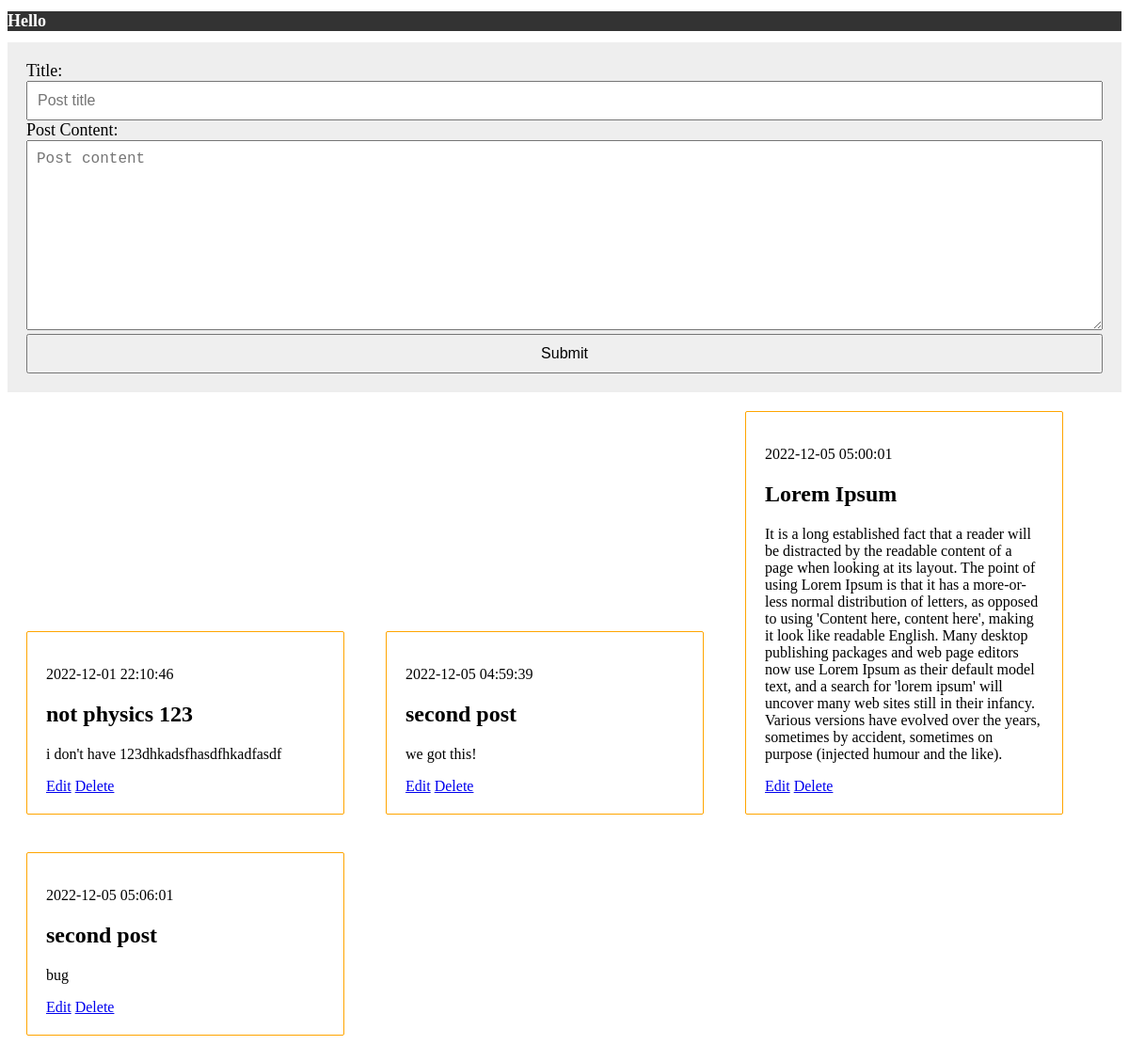
The page / on the database its author committed.
### tables this page shows
CREATE TABLE posts (
    id INTEGER PRIMARY KEY AUTOINCREMENT,
    created TIMESTAMP NOT NULL DEFAULT CURRENT_TIMESTAMP,
    title TEXT NOT NULL,
    content TEXT NOT NULL
);

### app.py (the view)
@app.route("/")
def index():
    conn = get_db_connection()
    posts = conn.execute('SELECT * FROM posts').fetchall()
    conn.close()
    return render_template("/index.html", posts=posts)

### app.py (called while the page is built)
def get_db_connection():
    conn = sqlite3.connect('database.db')
    conn.row_factory = sqlite3.Row
    return conn

### templates/index.html (shortened to what this page needs)
<!DOCTYPE html>
<html lang="en">
    <head>
    <link rel="stylesheet" href="{{ url_for('static', filename='style.css') }}">
</head>
<body>
    <h1>Hello</h1>
    <div>
        <form action="/handle_data" method="post">
            <label for="title">Title:</label><br>
            <input type="text" name ="title"
            placeholder="Post title" value="{{request.form['title'] }}" required> </input><br>
            <label for="content">Post Content:</label><br>
            <textarea name="content" placeholder="Post content"
                    cols="30" rows="10" required
                    value = "{{ request.form['content']}}"></textarea>
            <br>
            <input type="submit" value="Submit">
        </form>
    </div>
    <div class="items">
        {% for post in posts %}
        <div class="div-item" onclick="showModalWindow('{{ post.id }}')" id="{{ post['id'] }}" data-title="{{ post['title'] }}" data-content="{{ post['content'] }}">
            <p>{{ post['created'] }}</p>
            <h2>{{ post['title'] }}</h2>
            <p>{{ post['content'] }}</p>
            <a href="{{ url_for('edit', id = post['id']) }}" >Edit</a>
            <a href="{{ url_for('delete', id = post['id']) }}">Delete</a>
        </div>
        {% endfor %}
    </div>
</body>
</html>

### static/style.css (style rules this page uses)
h1 { background-color: #333; font-size: 18px; color: #fff; text-decoration: none; }
form { background-color: #eee; padding: 20px; }
label { font-size: 18px; margin-bottom: 5px; }
input, textarea { font-size: 16px; padding: 10px; width: 100%; box-sizing: border-box; }
.items { display: inline; }
.items .div-item { border: solid 1px orange; border-radius: 2px; display: inline-block; width: 25%; margin: 20px; padding: 20px; cursor: pointer; }

### rows shown on the page
posts: created "2022-12-01 22:10:46", title "not physics 123", content "i don't have 123dhkadsfhasdfhkadfasdf"
posts: created "2022-12-05 04:59:39", title "second post", content "we got this!"
posts: created "2022-12-05 05:00:01", title "Lorem Ipsum", content "It is a long established fact that a reader will be distracted by the readable content of a page when looking at its layout. The point of using Lorem Ipsum is that it has a more-or-less normal distribution of letters, as opposed to using 'Content here, content here', making it look like readable English. Many desktop publishing packages and web page editors now use Lorem Ipsum as their default model text, and a search for 'lorem ipsum' will uncover many web sites still in their infancy. Various versions have evolved over the years, sometimes by accident, sometimes on purpose (injected humour and the like)."
posts: created "2022-12-05 05:06:01", title "second post", content "bug"
